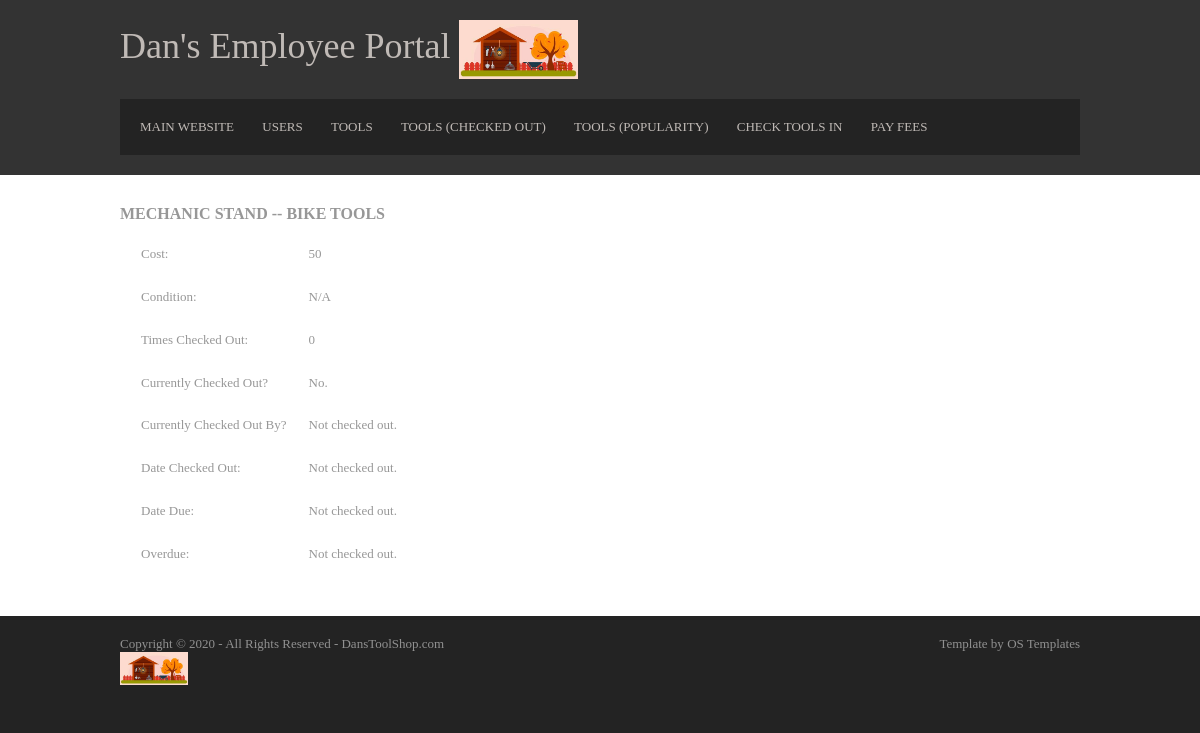
Before: /Toolshop/Employee/viewTool/846 (signed in) with the older database file.
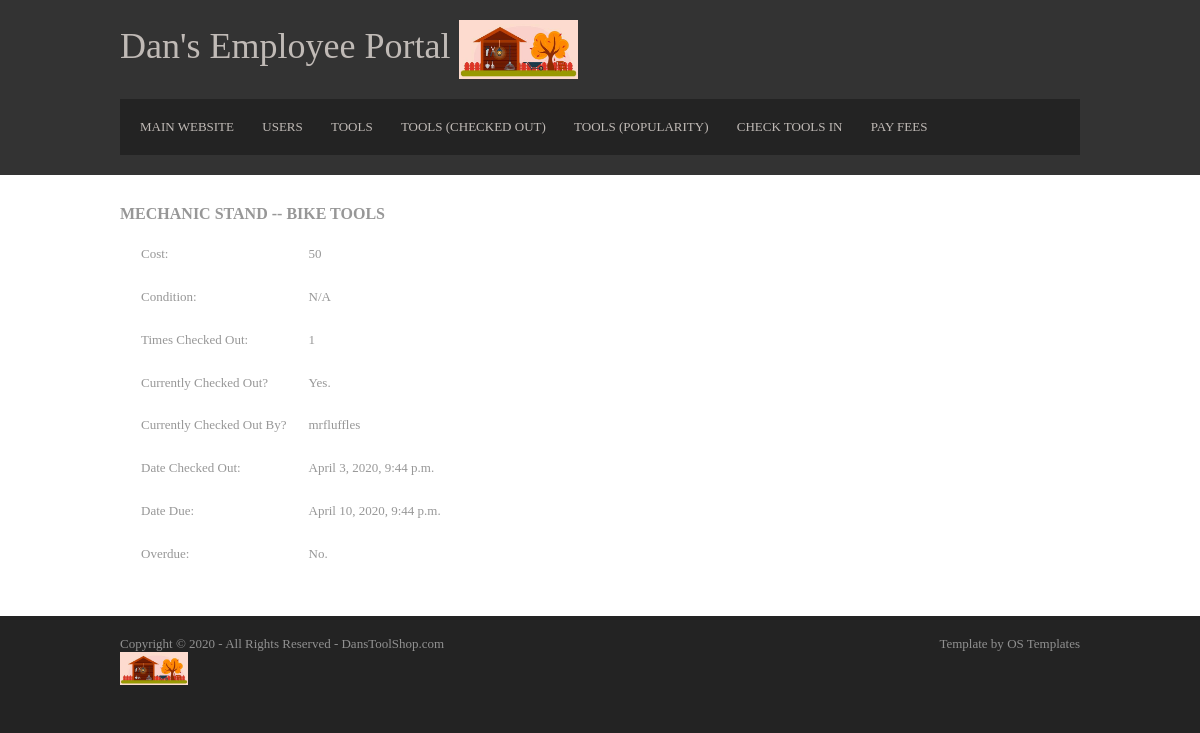
After: the same page with the newer database file.
### Toolshop/models.py (models this page shows, shortened)
class Tool(models.Model):
    name = models.CharField(max_length=100)
    category = models.CharField(max_length=100)
    times_checked_out = models.IntegerField()
    cost = models.IntegerField()
    condition = models.TextField(blank=True)  # Blank here means "Can be blank" sometimes.
    is_checked_out = models.BooleanField(default=False)
    date_checked_out = models.DateTimeField(blank=True, null=True)  # Blank\null here means "Can be blank" sometimes.
    who_checked_out = models.CharField(max_length=100, blank=True)  # Blank here means "Can be blank" sometimes.
    def get_due_date(self):
        if self.date_checked_out is None or self.date_checked_out == "":
            return False
        return self.date_checked_out + timedelta(days=7)
    def is_overdue(self):
        if self.date_checked_out is None or self.date_checked_out == "":
            return False
        return self.date_checked_out + timedelta(days=7) < timezone.now()
    def is_condition_listed(self):
        if self.condition == "":
            return False
        return True

### Toolshop/views.py (the view)
# urls.py: path('Employee/viewTool/<int:tool_id>', views.specific_tool, name='specific_tool'),
@permission_required('user.is_staff')
def specific_tool(request, tool_id):
    tool = get_object_or_404(Tool, pk=tool_id)
    context = {
        "tool": tool,
    }
    return render(request, 'Toolshop/reports_specifictool.html', context)

### Toolshop/templates/Toolshop/reports_specifictool.html (shortened to what this page needs)
<!DOCTYPE html>
<html lang="en" dir="ltr">
<head>
  {% load static %}
  <link rel="stylesheet" href="{% static 'Toolshop/layout.css' %}">
</head>
<body>
<div class="wrapper row1">
  <header id="header" class="clear">
    <div id="hgroup">
      <h1><a href="{% url 'Toolshop:index' %}">Dan's Employee Portal
      <img src="{% static 'Toolshop/logo.jpg' %}" style="width:15%"></a></h1>
    </div>
    <nav>
      <ul>
        <li><a href="{% url 'Toolshop:index' %}">Main Website</a></li>
        <li><a href="{% url 'Toolshop:reports_users' %}">Users</a></li>
        <li><a href="{% url 'Toolshop:reports_tools' sort_by='all' %}">Tools</a></li>
        <li><a href="{% url 'Toolshop:reports_tools' sort_by='checked_out' %}">Tools (Checked out)</a></li>
        <li><a href="{% url 'Toolshop:reports_tools' sort_by='popularity' %}">Tools (Popularity)</a></li>
        <li><a href="{% url 'Toolshop:check_in' %}">Check Tools In</a></li>
        <li><a href="{% url 'Toolshop:pay_fee_page' %}">Pay Fees</a></li>
      </ul>
    </nav>
  </header>
</div>
<div class="wrapper row2">
  <div id="container" class="clear">
    <div id="homepage">
      {% if tool %}
      <h1> {{tool.name}} -- {{tool.category}}</h1>
      <table cellspacing="20">
        <tr>
          <td>Cost: </td>
          <td>{{tool.cost}}</td>
        </tr>
        <tr>
          <td>Condition: </td>
          <td>
            {% if tool.is_condition_listed %}
            {{tool.condition}}
            {% else %}
            N/A
            {% endif %}
          </td>
        </tr>
        <tr>
          <td>Times Checked Out: </td>
          <td>{{tool.times_checked_out}}</td>
        </tr>
        <tr>
          <td>Currently Checked Out? </td>
          <td>
            {% if tool.is_checked_out %}
            Yes.
            {% else %}
            No.
            {% endif %}
          </td>
        </tr>
        <tr>
          <td>Currently Checked Out By? </td>
          <td>
            {% if tool.is_checked_out %}
            {{tool.who_checked_out}}
            {% else %}
            Not checked out.
            {% endif %}
          </td>
        </tr>
        <tr>
          <td>Date Checked Out: </td>
          <td>
            {% if tool.is_checked_out %}
            {{tool.date_checked_out}}
            {% else %}
            Not checked out.
            {% endif %}
          </td>
        </tr>
        <tr>
          <td>Date Due: </td>
          <td>
            {% if tool.is_checked_out %}
            {{tool.get_due_date}}
            {% else %}
            Not checked out.
            {% endif %}
          </td>
        </tr>
        <tr>
          <td>Overdue: </td>
          <td>
            {% if tool.is_checked_out %}
              {% if tool.is_overdue %}
              Yes.
              {% else %}
              No.
              {% endif %}
            {% else %}
            Not checked out.
            {% endif %}
          </td>
        </tr>
      </table>
      {% else %}
        <p>No tool found.  Please try again</p>
      {% endif %}
    </div>
  </div>
</div>
<div class="wrapper row3">
  <footer id="footer" class="clear">
    <p class="fl_left">Copyright &copy; 2020 - All Rights Reserved - <a href="#">DansToolShop.com<br><img src="{% static 'Toolshop/logo.jpg' %}" style="width:15%"> </a></p>
    <p class="fl_right">Template by <a target="_blank" href="https://www.os-templates.com/" title="Free Website Templates">OS Templates</a></p>
  </footer>
</div>
</body>
</html>

### Toolshop/static/Toolshop/layout.css (style rules this page uses)
html { overflow-y:scroll; }
body { margin:0; padding:0; font-size:13px; font-family:Georgia, "Times New Roman", Times, serif; color:#919191; background-color:#232323; }
.clear:after { content:"."; display:block; height:0; clear:both; visibility:hidden; line-height:0; }
.clear { display:block; clear:both; }
a { outline:none; text-decoration:none; }
.fl_left { float:left; }
.fl_right { float:right; }
img { margin:0; padding:0; border:none; line-height:normal; vertical-align:middle; }
address, article, aside, figcaption, figure, footer, header, nav, section { display:block; margin:0; padding:0; }
div.wrapper { display:block; width:100%; margin:0; padding:0; text-align:left; }
.row1, .row1 a { color:#C0BAB6; background-color:#333333; }
.row2 { color:#979797; background-color:#FFFFFF; }
.row3, .row3 a { color:#919191; background-color:#232323; }
#header, #container, #footer { display:block; width:960px; margin:0 auto; }
nav ul { margin:0; padding:0; list-style:none; }
h1, h2, h3, h4, h5, h6 { margin:0; padding:0; font-size:16px; font-weight:bold; font-style:normal; line-height:normal; text-transform:uppercase; }
#header { padding:20px 0; }
#header #hgroup { float:left; margin:0 0 20px 0; }
#header #hgroup h1, #header #hgroup h2 { font-weight:normal; text-transform:none; }
#header #hgroup h1 { font-size:36px; }
#header nav { display:block; width:100%; margin:0; padding:20px 0; color:#C0BAB6; background-color:#232323; clear:both; }
#header nav ul { padding:0 20px; }
#header nav li { display:inline; margin-right:25px; text-transform:uppercase; }
#header nav li a { color:#C0BAB6; background-color:#232323; }
#container { padding:30px 0; }
#container #homepage { line-height:1.6em; }
* { box-sizing:border-box }
#footer { padding:20px 0; }
#footer p { margin:0; padding:0; }

Changed rows visible on the page:
changed Tool "MECHANIC STAND": times_checked_out "0" → "1"; who_checked_out (not shown) → "mrfluffles"; date_checked_out (not shown) → "April 3, 2020, 9:44 p.m."; get_due_date (not shown) → "April 10, 2020, 9:44 p.m."
Other visible differences:
text no longer shown: "Not checked out. Not checked out. Not checked out. Not checked out."
text now shown: "Yes."
